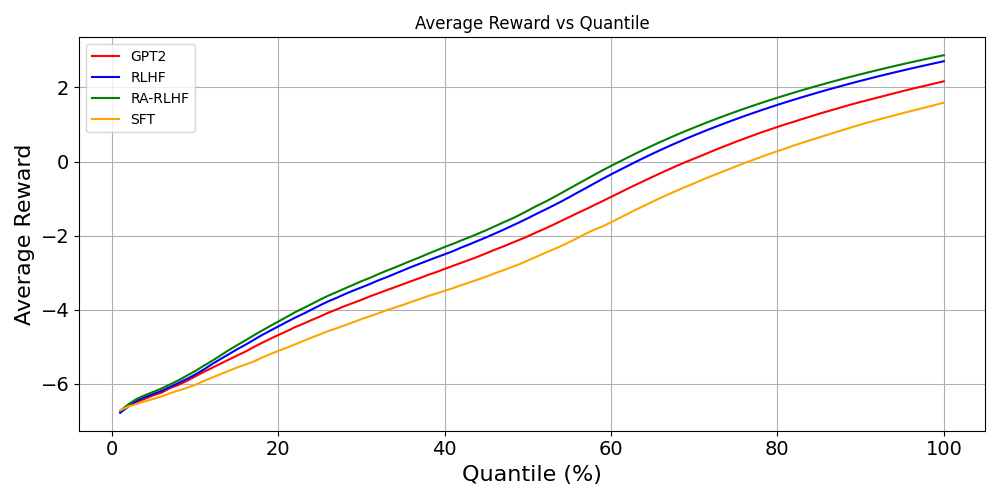

This figure's Python source:
import matplotlib.pyplot as plt
import pandas as pd


# read jigsaw_gen_df
jigsaw_gen_df = pd.read_csv("../dataset/jigsaw_generations_8_32_alpha_40_seed_36.csv")


# New quantile plot


# print(jigsaw_gen_df.columns)
# a = input("Press Enter to continue...")

quantile_resolution = 1

quantile_df = jigsaw_gen_df.copy()
quantile_df = quantile_df.sort_values(by=["prompt_score"])
quantile_df = quantile_df.reset_index(drop=True)

# Stuff to plot
gpt2_quantiles = []
rlhf_quantiles = []
rlhf_risk_quantiles = []
sft_quantiles = []

for quantile_point in range(1, 101, quantile_resolution):
    # selecct first quantile_point% of the data
    relevant_df = quantile_df.iloc[: int((quantile_point / 100) * quantile_df.shape[0])]

    gpt2_quantiles.append(relevant_df["R_gpt2"].mean())
    rlhf_quantiles.append(relevant_df["R"].mean())
    rlhf_risk_quantiles.append(relevant_df["R_risk"].mean())
    sft_quantiles.append(relevant_df["R_sft"].mean())

# Plot
fig, axs = plt.subplots(figsize=(10, 5))

axs.plot(range(1, 101, quantile_resolution), gpt2_quantiles, label="GPT2", color="red")
axs.plot(range(1, 101, quantile_resolution), rlhf_quantiles, label="RLHF", color="blue")
axs.plot(range(1, 101, quantile_resolution), rlhf_risk_quantiles, label="RA-RLHF", color="green")
axs.plot(range(1, 101, quantile_resolution), sft_quantiles, label="SFT", color="orange")

axs.set_xlabel("Quantile (%)", fontsize=16)  # Set label size on the axis object
axs.set_ylabel(f"Average Reward", fontsize=16)
axs.tick_params(axis="both", which="major", labelsize=14)
axs.grid(True)  # Add grid on the axis object
axs.legend(loc="upper left")
axs.set_title(f"Average Reward vs Quantile")

plt.tight_layout()
plt.savefig("new_quantile_plot_jigsaw_see36.png")
plt.savefig("new_quantile_plot_jigsaw_see36.pdf")
print("Verify plot saved")
print("GPT2: ", gpt2_quantiles[-1])
print("RLHF: ", rlhf_quantiles[-1])
print("RA-RLHF: ", rlhf_risk_quantiles[-1])
print("SFT: ", sft_quantiles[-1])
